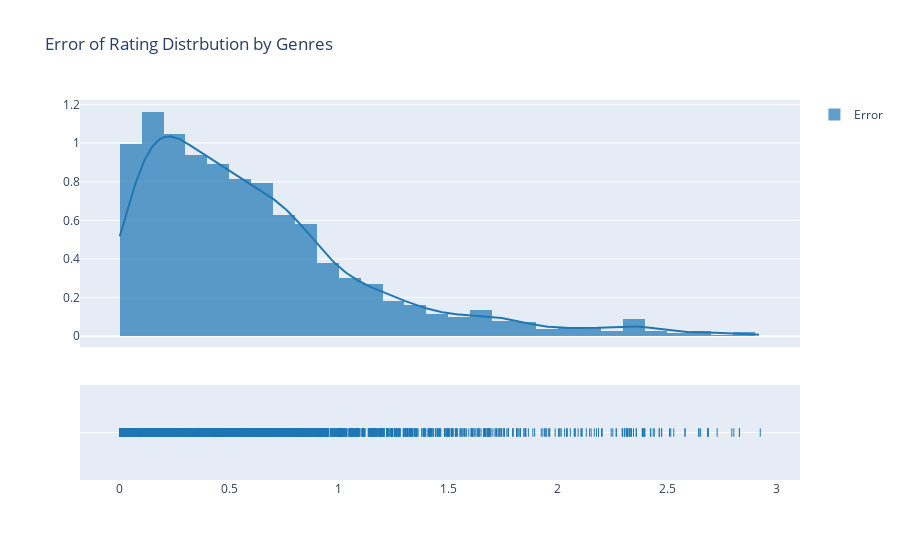

Notebook code for this chart:
### Code cell
import plotly.figure_factory as ff
# Predict and clean output
o = model.predict(train['genres'].tolist())
outputs = []
for i in range(len(o)):
    outputs.append(o[i][0])

# Determine the error of each prediction
error = [0] * len(outputs)
for i in range(len(error)):
    error[i] = abs(outputs[i] - train['rating'][i])

# Create distribution of error plot
fig = ff.create_distplot([error], ["Error"], bin_size=.1)
fig.update_layout(title='Error of Rating Distrbution when Predicted with Genres')
fig.show()

### Figure 1 — Plotly figure (JSON) as saved in the notebook; plotly's stock layout.template omitted (floating-point values rounded to 4 significant figures; data arrays with more than 128 entries replaced by an {"elided": "..."} marker saying what was removed)
{"data": [{"autobinx": false, "histnorm": "probability density", "legendgroup": "Error", "marker": {"color": "rgb(31, 119, 180)"}, "name": "Error", "opacity": 0.7, "type": "histogram", "x": {"elided": "2831 float values"}, "xaxis": "x", "xbins": {"end": 2.926, "size": 0.1, "start": 0.0004981}, "yaxis": "y"}, {"legendgroup": "Error", "marker": {"color": "rgb(31, 119, 180)"}, "mode": "lines", "name": "Error", "showlegend": false, "type": "scatter", "x": {"elided": "500 float values"}, "xaxis": "x", "y": {"elided": "500 float values"}, "yaxis": "y"}, {"legendgroup": "Error", "marker": {"color": "rgb(31, 119, 180)", "symbol": "line-ns-open"}, "mode": "markers", "name": "Error", "showlegend": false, "type": "scatter", "x": {"elided": "2831 float values"}, "xaxis": "x", "y": {"elided": "2831 str values"}, "yaxis": "y2"}], "layout": {"barmode": "overlay", "hovermode": "closest", "legend": {"traceorder": "reversed"}, "title": {"text": "Error of Rating Distrbution by Genres"}, "xaxis": {"anchor": "y2", "domain": [0, 1], "zeroline": false}, "yaxis": {"anchor": "free", "domain": [0.35, 1], "position": 0}, "yaxis2": {"anchor": "x", "domain": [0, 0.25], "dtick": 1, "showticklabels": false}}}
